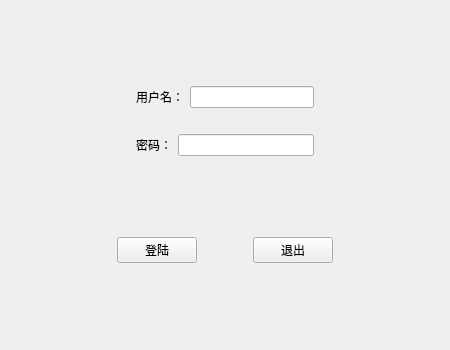
<?xml version="1.0" encoding="UTF-8"?>
<ui version="4.0">
 <class>MainWindow</class>
 <widget class="QMainWindow" name="MainWindow">
  <property name="geometry">
   <rect>
    <x>0</x>
    <y>0</y>
    <width>450</width>
    <height>350</height>
   </rect>
  </property>
  <property name="minimumSize">
   <size>
    <width>450</width>
    <height>350</height>
   </size>
  </property>
  <property name="maximumSize">
   <size>
    <width>450</width>
    <height>350</height>
   </size>
  </property>
  <property name="windowTitle">
   <string>登陆</string>
  </property>
  <widget class="QWidget" name="centralWidget">
   <layout class="QVBoxLayout" name="verticalLayout">
    <item>
     <widget class="QWidget" name="widget" native="true">
      <property name="sizePolicy">
       <sizepolicy hsizetype="Preferred" vsizetype="Fixed">
        <horstretch>0</horstretch>
        <verstretch>0</verstretch>
       </sizepolicy>
      </property>
      <layout class="QGridLayout" name="gridLayout">
       <property name="leftMargin">
        <number>0</number>
       </property>
       <property name="topMargin">
        <number>0</number>
       </property>
       <property name="rightMargin">
        <number>0</number>
       </property>
       <property name="bottomMargin">
        <number>0</number>
       </property>
       <item row="2" column="1">
        <widget class="QLabel" name="label_2">
         <property name="text">
          <string>密码：</string>
         </property>
        </widget>
       </item>
       <item row="0" column="4">
        <spacer name="horizontalSpacer_2">
         <property name="orientation">
          <enum>Qt::Horizontal</enum>
         </property>
         <property name="sizeHint" stdset="0">
          <size>
           <width>40</width>
           <height>20</height>
          </size>
         </property>
        </spacer>
       </item>
       <item row="2" column="2" colspan="2">
        <widget class="QLineEdit" name="lineEdit"/>
       </item>
       <item row="2" column="4">
        <spacer name="horizontalSpacer_4">
         <property name="orientation">
          <enum>Qt::Horizontal</enum>
         </property>
         <property name="sizeHint" stdset="0">
          <size>
           <width>40</width>
           <height>20</height>
          </size>
         </property>
        </spacer>
       </item>
       <item row="0" column="0">
        <spacer name="horizontalSpacer">
         <property name="orientation">
          <enum>Qt::Horizontal</enum>
         </property>
         <property name="sizeHint" stdset="0">
          <size>
           <width>40</width>
           <height>20</height>
          </size>
         </property>
        </spacer>
       </item>
       <item row="0" column="1" colspan="2">
        <widget class="QLabel" name="label">
         <property name="text">
          <string>用户名：</string>
         </property>
        </widget>
       </item>
       <item row="0" column="3">
        <widget class="QLineEdit" name="lineEdit_2"/>
       </item>
       <item row="2" column="0">
        <spacer name="horizontalSpacer_3">
         <property name="orientation">
          <enum>Qt::Horizontal</enum>
         </property>
         <property name="sizeHint" stdset="0">
          <size>
           <width>40</width>
           <height>20</height>
          </size>
         </property>
        </spacer>
       </item>
       <item row="1" column="1">
        <spacer name="verticalSpacer">
         <property name="orientation">
          <enum>Qt::Vertical</enum>
         </property>
         <property name="sizeType">
          <enum>QSizePolicy::Fixed</enum>
         </property>
         <property name="sizeHint" stdset="0">
          <size>
           <width>20</width>
           <height>20</height>
          </size>
         </property>
        </spacer>
       </item>
      </layout>
     </widget>
    </item>
    <item>
     <widget class="QWidget" name="widget_4" native="true">
      <property name="sizePolicy">
       <sizepolicy hsizetype="Preferred" vsizetype="Fixed">
        <horstretch>0</horstretch>
        <verstretch>0</verstretch>
       </sizepolicy>
      </property>
      <layout class="QHBoxLayout" name="horizontalLayout_3">
       <property name="leftMargin">
        <number>0</number>
       </property>
       <property name="topMargin">
        <number>0</number>
       </property>
       <property name="rightMargin">
        <number>0</number>
       </property>
       <property name="bottomMargin">
        <number>0</number>
       </property>
       <item>
        <spacer name="horizontalSpacer_5">
         <property name="orientation">
          <enum>Qt::Horizontal</enum>
         </property>
         <property name="sizeHint" stdset="0">
          <size>
           <width>40</width>
           <height>20</height>
          </size>
         </property>
        </spacer>
       </item>
       <item>
        <widget class="QPushButton" name="pushButton">
         <property name="text">
          <string>登陆</string>
         </property>
        </widget>
       </item>
       <item>
        <spacer name="horizontalSpacer_7">
         <property name="orientation">
          <enum>Qt::Horizontal</enum>
         </property>
         <property name="sizeType">
          <enum>QSizePolicy::Fixed</enum>
         </property>
         <property name="sizeHint" stdset="0">
          <size>
           <width>50</width>
           <height>20</height>
          </size>
         </property>
        </spacer>
       </item>
       <item>
        <widget class="QPushButton" name="pushButton_2">
         <property name="text">
          <string>退出</string>
         </property>
        </widget>
       </item>
       <item>
        <spacer name="horizontalSpacer_6">
         <property name="orientation">
          <enum>Qt::Horizontal</enum>
         </property>
         <property name="sizeHint" stdset="0">
          <size>
           <width>40</width>
           <height>20</height>
          </size>
         </property>
        </spacer>
       </item>
      </layout>
     </widget>
    </item>
   </layout>
  </widget>
 </widget>
 <layoutdefault spacing="6" margin="11"/>
 <resources/>
 <connections/>
</ui>
